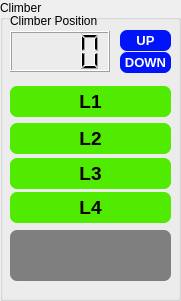
     <widget class="QGroupBox" name="groupBox_4">
      <property name="geometry">
       <rect>
        <x>360</x>
        <y>6</y>
        <width>181</width>
        <height>301</height>
       </rect>
      </property>
      <property name="title">
       <string>Climber</string>
      </property>
      <widget class="QLabel2" name="qlabel_l2_indicator">
       <property name="enabled">
        <bool>true</bool>
       </property>
       <property name="geometry">
        <rect>
         <x>10</x>
         <y>123</y>
         <width>161</width>
         <height>31</height>
        </rect>
       </property>
       <property name="font">
        <font>
         <family>MS Shell Dlg 2</family>
         <pointsize>14</pointsize>
         <bold>true</bold>
        </font>
       </property>
       <property name="styleSheet">
        <string notr="true">border: 7px;
border-radius: 7px;
background-color:rgb(80, 235, 0);
color:rgb(0, 0, 0);</string>
       </property>
       <property name="text">
        <string>L2</string>
       </property>
       <property name="textFormat">
        <enum>Qt::AutoText</enum>
       </property>
       <property name="alignment">
        <set>Qt::AlignCenter</set>
       </property>
      </widget>
      <widget class="QLabel2" name="qlabel_l1_indicator">
       <property name="enabled">
        <bool>true</bool>
       </property>
       <property name="geometry">
        <rect>
         <x>10</x>
         <y>86</y>
         <width>161</width>
         <height>31</height>
        </rect>
       </property>
       <property name="font">
        <font>
         <family>MS Shell Dlg 2</family>
         <pointsize>14</pointsize>
         <bold>true</bold>
        </font>
       </property>
       <property name="styleSheet">
        <string notr="true">border: 7px;
border-radius: 7px;
background-color:rgb(80, 235, 0);</string>
       </property>
       <property name="text">
        <string>L1</string>
       </property>
       <property name="textFormat">
        <enum>Qt::AutoText</enum>
       </property>
       <property name="alignment">
        <set>Qt::AlignCenter</set>
       </property>
      </widget>
      <widget class="QLabel2" name="qlabel_l3_indicator">
       <property name="enabled">
        <bool>true</bool>
       </property>
       <property name="geometry">
        <rect>
         <x>10</x>
         <y>158</y>
         <width>161</width>
         <height>31</height>
        </rect>
       </property>
       <property name="font">
        <font>
         <family>MS Shell Dlg 2</family>
         <pointsize>14</pointsize>
         <bold>true</bold>
        </font>
       </property>
       <property name="styleSheet">
        <string notr="true">border: 7px;
border-radius: 7px;
background-color:rgb(80, 235, 0);</string>
       </property>
       <property name="text">
        <string>L3</string>
       </property>
       <property name="textFormat">
        <enum>Qt::AutoText</enum>
       </property>
       <property name="alignment">
        <set>Qt::AlignCenter</set>
       </property>
      </widget>
      <widget class="QLabel2" name="qlabel_climber_up_indicator">
       <property name="enabled">
        <bool>true</bool>
       </property>
       <property name="geometry">
        <rect>
         <x>120</x>
         <y>30</y>
         <width>51</width>
         <height>21</height>
        </rect>
       </property>
       <property name="font">
        <font>
         <family>MS Shell Dlg 2</family>
         <pointsize>10</pointsize>
         <bold>true</bold>
        </font>
       </property>
       <property name="styleSheet">
        <string notr="true">border: 7px;
border-radius: 7px;
color:rgb(255, 255, 255);
background-color:rgb(0, 20, 250);</string>
       </property>
       <property name="text">
        <string>UP</string>
       </property>
       <property name="textFormat">
        <enum>Qt::AutoText</enum>
       </property>
       <property name="alignment">
        <set>Qt::AlignCenter</set>
       </property>
      </widget>
      <widget class="QLCDNumber" name="qlcd_climber_position">
       <property name="enabled">
        <bool>true</bool>
       </property>
       <property name="geometry">
        <rect>
         <x>10</x>
         <y>31</y>
         <width>100</width>
         <height>41</height>
        </rect>
       </property>
       <property name="digitCount">
        <number>4</number>
       </property>
      </widget>
      <widget class="QLabel" name="label_12">
       <property name="geometry">
        <rect>
         <x>10</x>
         <y>13</y>
         <width>131</width>
         <height>16</height>
        </rect>
       </property>
       <property name="text">
        <string>Climber Position</string>
       </property>
      </widget>
      <widget class="QLabel2" name="qlabel_climber_down_indicator">
       <property name="enabled">
        <bool>true</bool>
       </property>
       <property name="geometry">
        <rect>
         <x>120</x>
         <y>52</y>
         <width>51</width>
         <height>21</height>
        </rect>
       </property>
       <property name="font">
        <font>
         <family>MS Shell Dlg 2</family>
         <pointsize>10</pointsize>
         <bold>true</bold>
        </font>
       </property>
       <property name="styleSheet">
        <string notr="true">border: 7px;
border-radius: 7px;
color:rgb(255, 255, 255);
background-color:rgb(0, 20, 250);</string>
       </property>
       <property name="text">
        <string>DOWN</string>
       </property>
       <property name="textFormat">
        <enum>Qt::AutoText</enum>
       </property>
       <property name="alignment">
        <set>Qt::AlignCenter</set>
       </property>
      </widget>
      <widget class="QLabel2" name="qlabel_l4_indicator">
       <property name="enabled">
        <bool>true</bool>
       </property>
       <property name="geometry">
        <rect>
         <x>10</x>
         <y>192</y>
         <width>161</width>
         <height>31</height>
        </rect>
       </property>
       <property name="font">
        <font>
         <family>MS Shell Dlg 2</family>
         <pointsize>14</pointsize>
         <bold>true</bold>
        </font>
       </property>
       <property name="styleSheet">
        <string notr="true">border: 7px;
border-radius: 7px;
background-color:rgb(80, 235, 0);</string>
       </property>
       <property name="text">
        <string>L4</string>
       </property>
       <property name="textFormat">
        <enum>Qt::AutoText</enum>
       </property>
       <property name="alignment">
        <set>Qt::AlignCenter</set>
       </property>
      </widget>
      <widget class="QLabel2" name="qlabel_game_piece_indicator">
       <property name="enabled">
        <bool>true</bool>
       </property>
       <property name="geometry">
        <rect>
         <x>10</x>
         <y>230</y>
         <width>161</width>
         <height>51</height>
        </rect>
       </property>
       <property name="font">
        <font>
         <pointsize>14</pointsize>
         <bold>true</bold>
        </font>
       </property>
       <property name="styleSheet">
        <string notr="true">border: 7px;
border-radius: 7px;
background-color:rgb(127, 127, 127);</string>
       </property>
       <property name="text">
        <string>&lt;GAMEPIECE&gt;</string>
       </property>
       <property name="textFormat">
        <enum>Qt::AutoText</enum>
       </property>
       <property name="alignment">
        <set>Qt::AlignCenter</set>
       </property>
      </widget>
     </widget>
